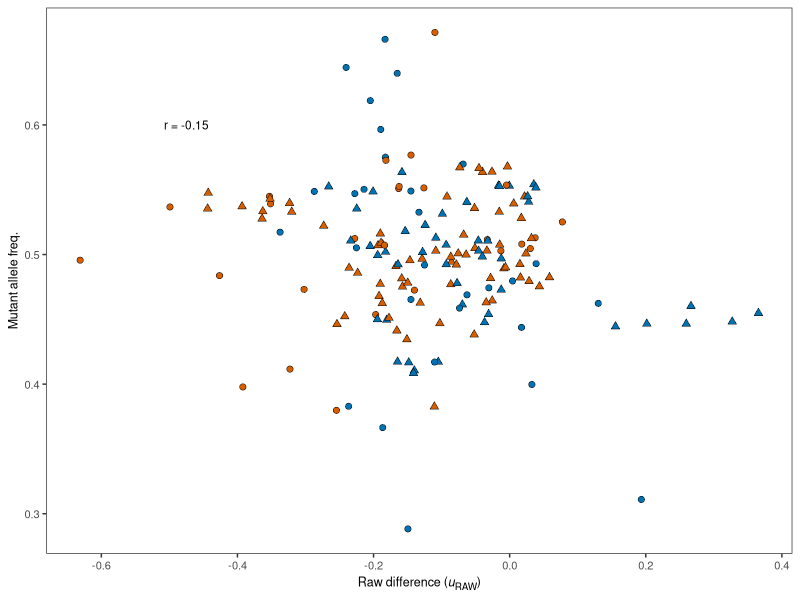
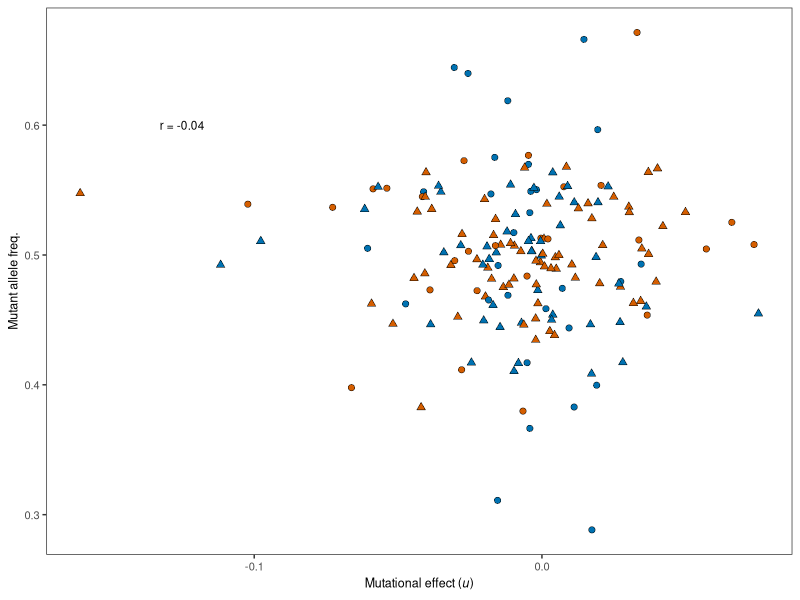
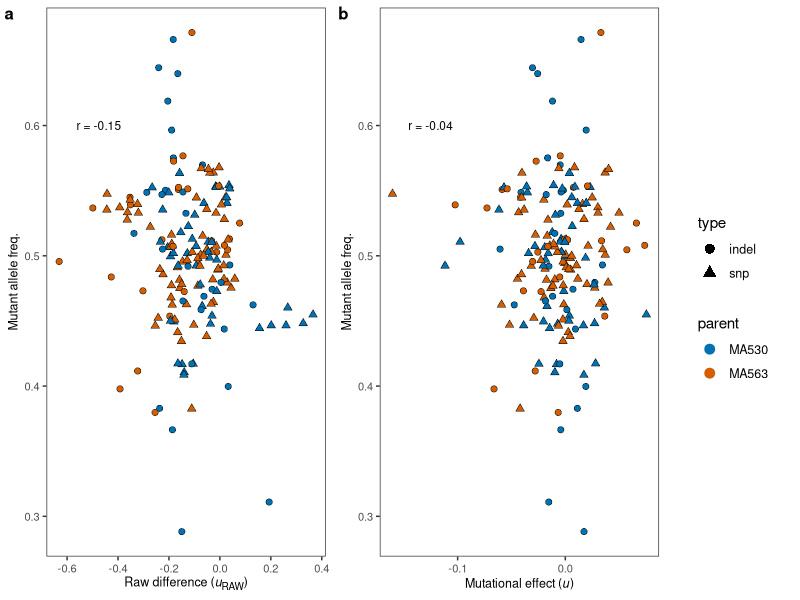

Reproduce these figures in R, in order. (Note: this script raises an error after producing the figures.)
library(tidyverse)

# Set working directory
setwd(glue::glue("{dirname(rstudioapi::getActiveDocumentContext()$path)}/.."))

#------------------------------------------------------------------------------#
# Get allele freq
#------------------------------------------------------------------------------#
# calculate the allele freq from P-matrix
af <- data.table::fread("data/processed/05_DFE_joined_imputed_prob_geno_pheno.csv") %>%
  dplyr::distinct(full_id, .keep_all = T) %>%
  dplyr::filter(grepl(full_id, pattern = "RIAIL_|RIL_")) %>%
  dplyr::filter(!is.na(I_113752_snp)) %>%
  dplyr::summarise(across(7:175, ~ sum(.x)/n())) %>%
  tidyr::pivot_longer(cols = everything(), names_to = "variant", values_to = "mut_af")

#------------------------------------------------------------------------------#
# Get other stuff
#------------------------------------------------------------------------------#
# get the variant ids and the parents for plotting using hard coded parent_genos.csv file
vars <- data.table::fread("data/raw/parent_genos.csv") %>%
  tidyr::separate(loci, into = c("chrom", "pos", "type"), sep = "_", remove = T) %>%
  dplyr::mutate(parent = ifelse(MA530 == 1, "MA530", "MA563"),
                type = ifelse(type == "snp", "snp", "indel"),
                pos = as.numeric(pos))

# read in the bayesian method with posterior effects
post.all <- data.table::fread("data/processed/Table_posterior_mutation_effects_RIL+RIAIL.csv")
post.riails <- data.table::fread("data/processed/Table_posterior_mutation_effects_RIAIL.csv")
post.rils <- data.table::fread("data/processed/Table_posterior_mutation_effects_RIL.csv")

# read in the marginal effects
mar.all <- data.table::fread("data/processed/Table_marg_effects_RIL+RIAIL.csv") %>%
  dplyr::rename_with(~paste0(.,"_mar"))
mar.riails <- data.table::fread("data/processed/Table_marg_effects_RIAIL.csv") %>%
  dplyr::rename_with(~paste0(.,"_mar"))
mar.rils <- data.table::fread("data/processed/Table_marg_effects_RIL.csv") %>%
  dplyr::rename_with(~paste0(.,"_mar"))

# join the the two methods together by variant - assuming same order.
join.all <- post.all %>%
  dplyr::bind_cols(mar.all) %>%
  dplyr::bind_cols(vars) %>%
  dplyr::bind_cols(af)

join.riails <- post.riails %>%
  dplyr::bind_cols(mar.riails) %>%
  dplyr::bind_cols(vars) %>%
  dplyr::bind_cols(af)

join.rils <- post.rils %>%
  dplyr::bind_cols(mar.rils) %>%
  dplyr::bind_cols(vars) %>%
  dplyr::bind_cols(af)

# calcualte corr for marginal and mutational effects
mut_cor_test <- cor.test(x=join.all$mean, y=join.all$mut_af)
mar_cor_test <- cor.test(x=join.all$mean_mar, y=join.all$mut_af)
mut_corr <- round(cor(x=join.all$mean, y=join.all$mut_af), digits = 2)
mar_corr <- round(cor(x=join.all$mean_mar, y=join.all$mut_af), digits = 3)
#------------------------------------------------------------------------------#
# Plot mutant allele frequency by marginal and Bayesian posterior mutational effect
#------------------------------------------------------------------------------#
leg.df <- tibble::tibble(type = rep(c("indel", "snp"), 2),
                         parent = rep(c("MA530", "MA563"), 2),
                         x = c(0,2,5,5),
                         y = c(0,2,5,5))
legend.p <- ggplot(leg.df) +
  aes(x = x, y = y, color = parent, shape = type) +
  geom_point(size = 3) +
  scale_color_manual(values = c("MA530" = "#0072B2", "MA563" = "#D55E00")) +
  scale_shape_manual(values = c("indel" = 16, "snp" = 17)) +
  theme_bw() +
  theme(panel.grid = element_blank(),
        legend.text = element_text(size = 9),
        legend.position = "right",
        legend.background = element_rect(fill = "transparent"))
legend <- cowplot::get_legend(legend.p)

sfig4a <- ggplot(join.all) +
  geom_point(aes(x = mean_mar, y = mut_af, fill = parent, shape = type), stroke = 0.25, size = 2) +
  scale_fill_manual(values = c("MA530" = "#0072B2", "MA563" = "#D55E00")) +
  scale_shape_manual(values = c("indel" = 21, "snp" = 24)) +
  annotate(geom = "text", x = -0.475, y = 0.6, label = glue::glue("r = {mar_corr}"), size = 3) +
  #labs(x = expression(paste('Marginal effect (',italic('u'),')')), y = 'Mutant allele freq.') +
  labs(x="Raw difference (<i>u</i><sub>RAW</sub>)", y = 'Mutant allele freq.') +
  theme_bw() +
  theme(panel.grid = element_blank(),
        axis.title = element_text(size = 9),
        axis.text = element_text(size = 8),
        axis.title.x = ggtext::element_markdown(),
        legend.position = "none") # legend.background = element_rect(fill = "transparent")
sfig4a

sfig4b <- ggplot(join.all) +
  geom_point(aes(x = mean, y = mut_af, fill = parent, shape = type), stroke = 0.25, size = 2) +
  scale_fill_manual(values = c("MA530" = "#0072B2", "MA563" = "#D55E00")) +
  scale_shape_manual(values = c("indel" = 21, "snp" = 24)) +
  annotate(geom = "text", x = -0.125, y = 0.6, label = glue::glue("r = {mut_corr}"), size = 3) +
  labs(x = expression(paste('Mutational effect (',italic('u'),')')), y = 'Mutant allele freq.') +
  theme_bw() +
  theme(panel.grid = element_blank(),
        axis.title = element_text(size = 9),
        axis.text = element_text(size = 8),
        legend.position = "none") # legend.background = element_rect(fill = "transparent")
sfig4b

sfig4ab <- cowplot::plot_grid(sfig4a, sfig4b, labels = c("a", "b"), label_size = 12, ncol = 2, align = "vh", axis = "tblr")

sfig4 <- cowplot::plot_grid(sfig4ab, legend, labels = c("", ""), ncol = 2, rel_widths = c(1, 0.2))
sfig4

cowplot::ggsave2(sfig4, filename = "figures/supplemental_figure4.png", width = 6.25, height = 2.25, dpi = 350)
cowplot::ggsave2(sfig4, filename = "figures/supplemental_figure4.pdf", width = 6.25, height = 2.25)
